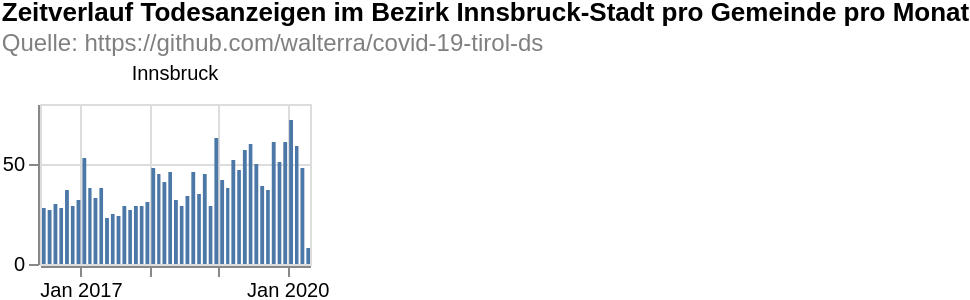

Here is the Vega-Lite specification saved for this chart:
### Vega-Lite specification from a JSON file in a GitHub repository (floating-point values rounded to 4 significant figures; data arrays with more than 128 entries replaced by an {"elided": "..."} marker saying what was removed)
{"$schema": "https://vega.github.io/schema/vega-lite/v4.8.1.json", "columns": 6, "config": {"view": {"continuousHeight": 300, "continuousWidth": 400}}, "data": {"name": "data-6fa630d4f4c3c261aecab85a67757780"}, "datasets": {"data-6fa630d4f4c3c261aecab85a67757780": {"elided": "1026 records"}}, "facet": {"field": "municipaly", "title": null, "type": "nominal"}, "padding": 0, "spec": {"layer": [{"encoding": {"tooltip": [{"field": "date", "timeUnit": "yearmonth", "type": "temporal"}, {"aggregate": "sum", "field": "count", "type": "quantitative"}], "x": {"field": "date", "timeUnit": "yearmonth", "title": null, "type": "temporal"}, "y": {"aggregate": "sum", "field": "count", "title": null, "type": "quantitative"}}, "height": 80, "mark": "bar", "width": 135}]}, "title": {"color": "black", "subtitle": ["Quelle: https://github.com/walterra/covid-19-tirol-ds"], "subtitleColor": "gray", "text": ["Zeitverlauf Todesanzeigen im Bezirk Innsbruck-Stadt pro Gemeinde pro Monat"]}}
